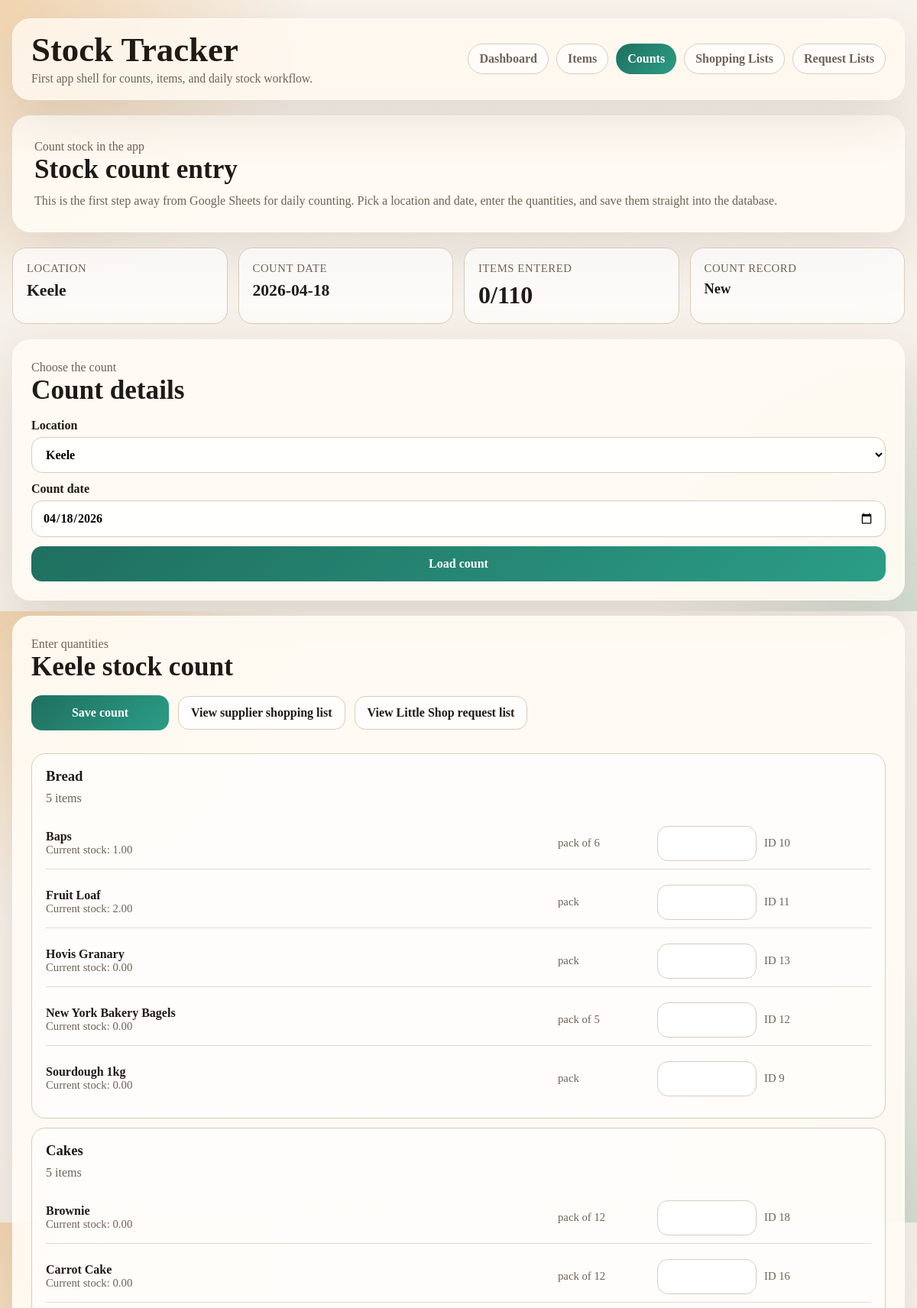
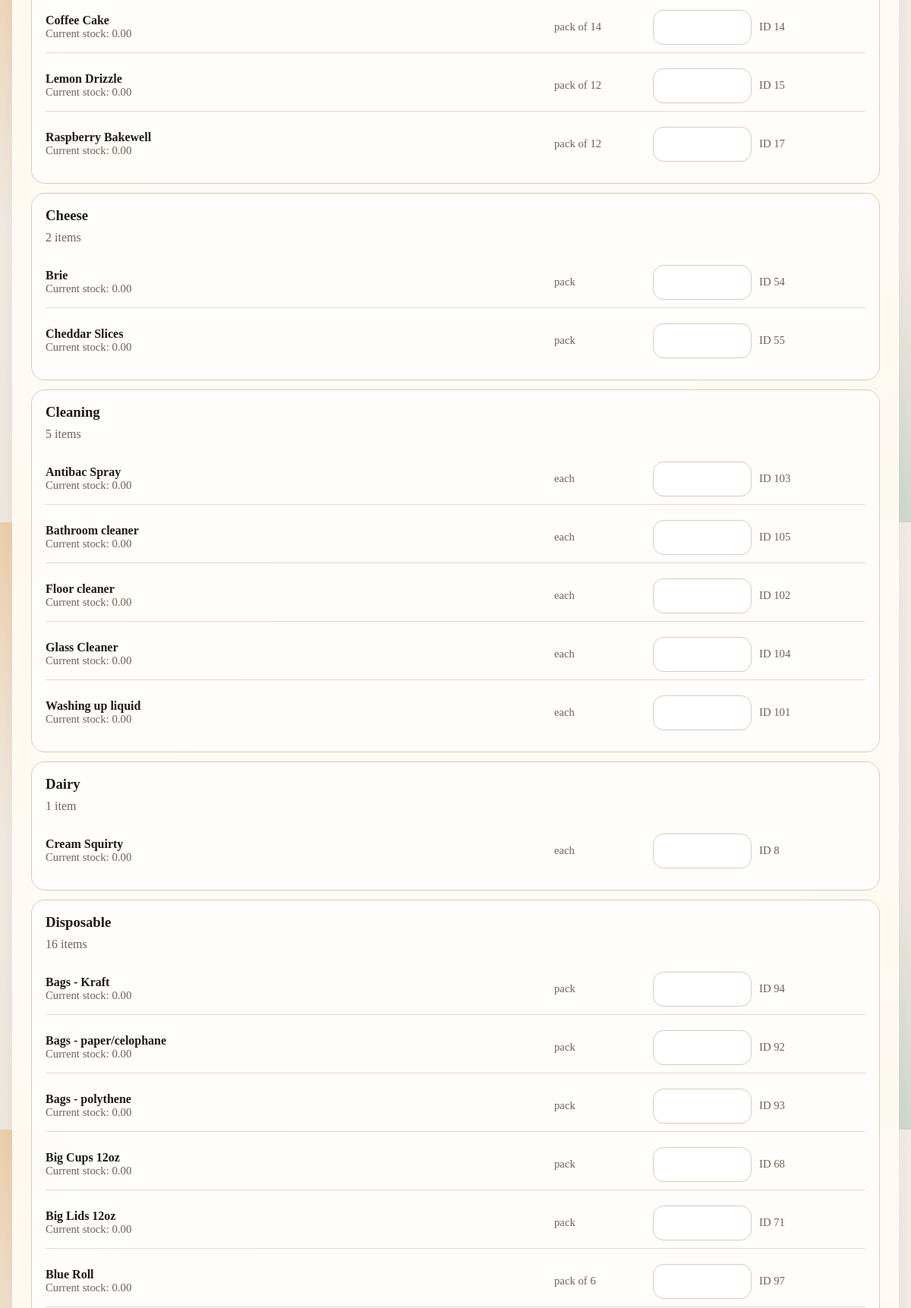
Screenshot of /counts (upper part) with the database file from the repository (2 pictures, top to bottom).
### tables this page shows
CREATE TABLE locations (
    id INTEGER PRIMARY KEY AUTOINCREMENT,
    name TEXT NOT NULL UNIQUE
);

CREATE TABLE items (
    id INTEGER PRIMARY KEY AUTOINCREMENT,
    name TEXT NOT NULL UNIQUE,
    category TEXT NOT NULL,
    base_unit TEXT NOT NULL,
    supplier_id INTEGER,
    FOREIGN KEY (supplier_id) REFERENCES suppliers(id)
);

### src/stock/web.py (the view)
@app.get("/counts")
def counts():
    location = request.args.get("location", "Keele").strip() or "Keele"
    if location not in _count_locations():
        location = "Keele"
    count_date = request.args.get("date", _today()).strip() or _today()
    success_message = ""
    if request.args.get("saved") == "1":
        success_message = "Count saved successfully."
    count_data = get_count_entry_rows(location, count_date)
    return render_template(
        "count_form.html",
        **_build_count_template_context(
            location=location,
            count_date=count_date,
            count_rows=count_data["rows"],
            count_id=count_data["count_id"],
            is_reconciled=count_data["is_reconciled"],
            success_message=success_message,
        ),
    )

### src/stock/db.py (called while the page is built)
def get_conn():
    conn = sqlite3.connect(DB_PATH)
    conn.row_factory = sqlite3.Row
    conn.execute("PRAGMA foreign_keys = ON;")
    return conn

def get_location_id(name: str) -> int:
    with get_conn() as conn:
        row = conn.execute("SELECT id FROM locations WHERE name = ?;", (name,)).fetchone()
        if row is None:
            raise ValueError(f"Unknown location: {name}")
        return int(row["id"])

def get_item_id(name: str) -> int:
    with get_conn() as conn:
        row = conn.execute("SELECT id FROM items WHERE name = ?;", (name,)).fetchone()
        if row is None:
            raise ValueError(f"Unknown items: {name}")
        return int(row["id"])

def current_stock(location: str, item: str) -> float:
    baseline_qty, baseline_ts = last_count_line(location, item)
    if baseline_qty is None:
        baseline_qty = 0.0
        baseline_ts = None
    delta = transaction_delta_since(location, item, baseline_ts)
    return baseline_qty + delta

def last_count_line(location: str, item: str):
    location_id = get_location_id(location)
    item_id = get_item_id(item)
    with get_conn() as conn:
        row = conn.execute(
            """
            SELECT scl.counted_qty_base, sc.created_at
            FROM stock_count_lines scl
            JOIN stock_counts sc ON sc.id = scl.count_id
            WHERE sc.location_id = ? AND scl.item_id = ?
            ORDER BY sc.count_date DESC, datetime(sc.created_at) DESC
            LIMIT 1;
            """,
            (location_id, item_id),
        ).fetchone()
    if not row:
        return None, None
    return float(row["counted_qty_base"]), str(row["created_at"])

def transaction_delta_since(location: str, item: str, since_ts: str | None) -> float:
    location_id = get_location_id(location)
    item_id = get_item_id(item)
    where_since = ""
    params: list[object] = [item_id, location_id]
    if since_ts is not None:
        where_since = "AND datetime(ts) > datetime(?)"
        params.append(since_ts)
    with get_conn() as conn:
        row = conn.execute(
            f"""
            SELECT COALESCE(SUM(qty_base), 0) AS delta
            FROM stock_transactions
            WHERE item_id = ? AND location_id = ?
            {where_since};
            """,
            tuple(params),
        ).fetchone()
    return float(row["delta"])

### src/stock/web.py (called while the page is built)
def _count_locations() -> list[str]:
    return ["Keele", "Little Shop"]

### templates/count_form.html (shortened to what this page needs)
{% extends "base.html" %}
{% block content %}
  <section class="hero">
    <p class="eyebrow">Count stock in the app</p>
    <h2>Stock count entry</h2>
    <p>
      This is the first step away from Google Sheets for daily counting. Pick a location and date,
      enter the quantities, and save them straight into the database.
    </p>
  </section>
  <section class="metrics">
    <article class="metric">
      <div class="metric-label">Location</div>
      <div class="metric-value" style="font-size: 1.35rem;">{{ location }}</div>
    </article>
    <article class="metric">
      <div class="metric-label">Count date</div>
      <div class="metric-value" style="font-size: 1.35rem;">{{ count_date }}</div>
    </article>
    <article class="metric">
      <div class="metric-label">Items entered</div>
      <div class="metric-value">{{ entered_items }}/{{ total_items }}</div>
    </article>
    <article class="metric">
      <div class="metric-label">Count record</div>
      <div class="metric-value" style="font-size: 1.15rem;">{{ count_id or "New" }}</div>
    </article>
  </section>
  <section class="panel">
    <p class="eyebrow">Choose the count</p>
    <h2>Count details</h2>
    <form method="get" action="/counts" class="form-grid">
      <label for="location">
        Location
        <select id="location" name="location">
          {% for option in locations %}
            <option value="{{ option }}" {% if option == location %}selected{% endif %}>{{ option }}</option>
          {% endfor %}
        </select>
      </label>
      <label for="date">
        Count date
        <input id="date" name="date" type="date" value="{{ count_date }}" required>
      </label>
      <button type="submit">Load count</button>
    </form>
  </section>
  <section class="panel">
    <p class="eyebrow">Enter quantities</p>
    <h2>{{ location }} stock count</h2>
    <form method="post" action="/counts" class="form-grid">
      <div class="actions-row" style="margin-top:0;">
        <button type="submit" {% if is_reconciled %}disabled{% endif %}>Save count</button>
        <a class="button-link" href="/shopping-lists?date={{ count_date }}">View supplier shopping list</a>
        <a class="button-link" href="/request-lists?date={{ count_date }}">View Little Shop request list</a>
      </div>
      <div class="category-list">
        {% for category, rows in grouped_rows.items() %}
          <section class="count-category">
            <h3 style="margin:0;">{{ category }}</h3>
            <p class="eyebrow" style="margin-top:6px;">{{ rows|length }} item{% if rows|length != 1 %}s{% endif %}</p>
            <div class="count-grid">
              {% for row in rows %}
                <div class="count-row">
                  <div>
                    <div class="count-item-name">{{ row["name"] }}</div>
                    <div class="count-subtle">Current stock: {{ '%.2f'|format(row["current_stock"]) }}</div>
                  </div>
                  <div class="count-subtle">{{ row["base_unit"] }}</div>
                  <div>
                    <input
                      type="number"
                      step="any"
                      min="0"
                      name="qty_{{ row['id'] }}"
                      value="{{ row['counted_qty'] }}"
                    >
                  </div>
                  <div class="count-subtle">ID {{ row["id"] }}</div>
                </div>
              {% endfor %}
            </div>
          </section>
        {% endfor %}
      </div>
    </form>
  </section>
{% endblock %}

### templates/base.html (style rules this page uses)
:root { --bg: #f4efe7; --panel: rgba(255, 251, 244, 0.92); --ink: #1f1a16; --muted: #6f6255; --line: #d9cbbb; --accent: #1f6f5f; --accent-soft: #d8efe8; --warn: #fff0df; --danger: #a93b24; --success: #176646; --shadow: 0 24px 70px rgba(70, 51, 31, 0.12); }
* { box-sizing: border-box; }
body { margin: 0; color: var(--ink); background: radial-gradient(circle at top left, rgba(235, 183, 117, 0.5) 0, transparent 28%), radial-gradient(circle at bottom right, rgba(62, 145, 123, 0.18) 0, transparent 24%), linear-gradient(180deg, #f8f3ec 0%, var(--bg) 100%); font-family: Georgia, "Times New Roman", serif; min-height: 100vh; }
a { color: inherit; }
.hero, .panel { background: var(--panel); border: 1px solid rgba(255,255,255,0.58); border-radius: 24px; box-shadow: var(--shadow); }
.hero { padding: 28px; }
.hero h2, .panel h2 { margin: 0 0 10px; font-size: clamp(1.5rem, 3vw, 2.2rem); line-height: 1.05; }
.hero p, .panel p { margin: 0; color: var(--muted); font-size: 1rem; line-height: 1.5; }
.metrics { display: grid; grid-template-columns: repeat(auto-fit, minmax(180px, 1fr)); gap: 14px; }
.metric { padding: 18px; border-radius: 18px; background: rgba(255,255,255,0.7); border: 1px solid var(--line); }
.metric-label { color: var(--muted); font-size: 0.92rem; text-transform: uppercase; letter-spacing: 0.04em; }
.metric-value { margin-top: 8px; font-size: 2rem; font-weight: 700; }
.panel { padding: 24px; }
.form-grid { display: grid; gap: 12px; margin-top: 18px; }
label { display: grid; gap: 6px; font-weight: 700; color: var(--ink); }
input, select, button { width: 100%; font: inherit; border-radius: 14px; }
input, select { padding: 13px 14px; border: 1px solid var(--line); background: rgba(255,255,255,0.95); }
button { padding: 14px 16px; border: 0; color: white; font-weight: 700; cursor: pointer; background: linear-gradient(135deg, var(--accent), #2b9d86); }
.history-list, .category-list, .actions-row { display: grid; gap: 12px; margin-top: 18px; }
.actions-row { grid-template-columns: repeat(auto-fit, minmax(180px, max-content)); align-items: center; }
.count-category { padding: 18px; border-radius: 18px; border: 1px solid var(--line); background: rgba(255,255,255,0.66); }
.count-grid { display: grid; gap: 10px; margin-top: 14px; }
.count-row { display: grid; grid-template-columns: minmax(200px, 1.3fr) 120px 130px 140px; gap: 10px; align-items: center; padding: 10px 0; border-bottom: 1px solid rgba(217, 203, 187, 0.7); }
.count-row:last-child { border-bottom: 0; }
.count-row input { margin: 0; }
.count-item-name { font-weight: 700; }
.count-subtle { color: var(--muted); font-size: 0.92rem; }
.history-meta, .eyebrow { color: var(--muted); font-size: 0.95rem; }
.button-link { display: inline-block; text-decoration: none; padding: 12px 16px; border-radius: 14px; font-weight: 700; border: 1px solid var(--line); background: rgba(255,255,255,0.78); }

### rows the page displays
locations: name "Keele"
items: category "Bread", rows "5", name "Baps", current_stock "1.00", base_unit "pack of 6", id "10"
items: name "Fruit Loaf", current_stock "2.00", base_unit "pack", id "11"
items: name "Hovis Granary", current_stock "0.00", base_unit "pack", id "13"
items: name "New York Bakery Bagels", current_stock "0.00", base_unit "pack of 5", id "12"
items: name "Sourdough 1kg", current_stock "0.00", base_unit "pack", id "9"
items: category "Cakes", rows "5", name "Brownie", current_stock "0.00", base_unit "pack of 12", id "18"
items: name "Carrot Cake", current_stock "0.00", base_unit "pack of 12", id "16"
items: name "Coffee Cake", current_stock "0.00", base_unit "pack of 14", id "14"
items: name "Lemon Drizzle", current_stock "0.00", base_unit "pack of 12", id "15"
items: name "Raspberry Bakewell", current_stock "0.00", base_unit "pack of 12", id "17"
items: category "Cheese", rows "2", name "Brie", current_stock "0.00", base_unit "pack", id "54"
items: name "Cheddar Slices", current_stock "0.00", base_unit "pack", id "55"
items: category "Cleaning", rows "5", name "Antibac Spray", current_stock "0.00", base_unit "each", id "103"
items: name "Bathroom cleaner", current_stock "0.00", base_unit "each", id "105"
items: name "Floor cleaner", current_stock "0.00", base_unit "each", id "102"
items: name "Glass Cleaner", current_stock "0.00", base_unit "each", id "104"
items: name "Washing up liquid", current_stock "0.00", base_unit "each", id "101"
items: category "Dairy", rows "1", name "Cream Squirty", current_stock "0.00", base_unit "each", id "8"
items: category "Disposable", rows "16", name "Bags - Kraft", current_stock "0.00", base_unit "pack", id "94"
items: name "Bags - paper/celophane", current_stock "0.00", base_unit "pack", id "92"
items: name "Bags - polythene", current_stock "0.00", base_unit "pack", id "93"
items: name "Big Cups 12oz", current_stock "0.00", base_unit "pack", id "68"
items: name "Big Lids 12oz", current_stock "0.00", base_unit "pack", id "71"
items: name "Blue Roll", current_stock "0.00", base_unit "pack of 6", id "97"

### other values shown
{{ count_date }} "2026-04-18"
{{ entered_items }} "0"
{{ total_items }} "110"
{{ count_id or "New" }} "New"
form field location "Keele"
